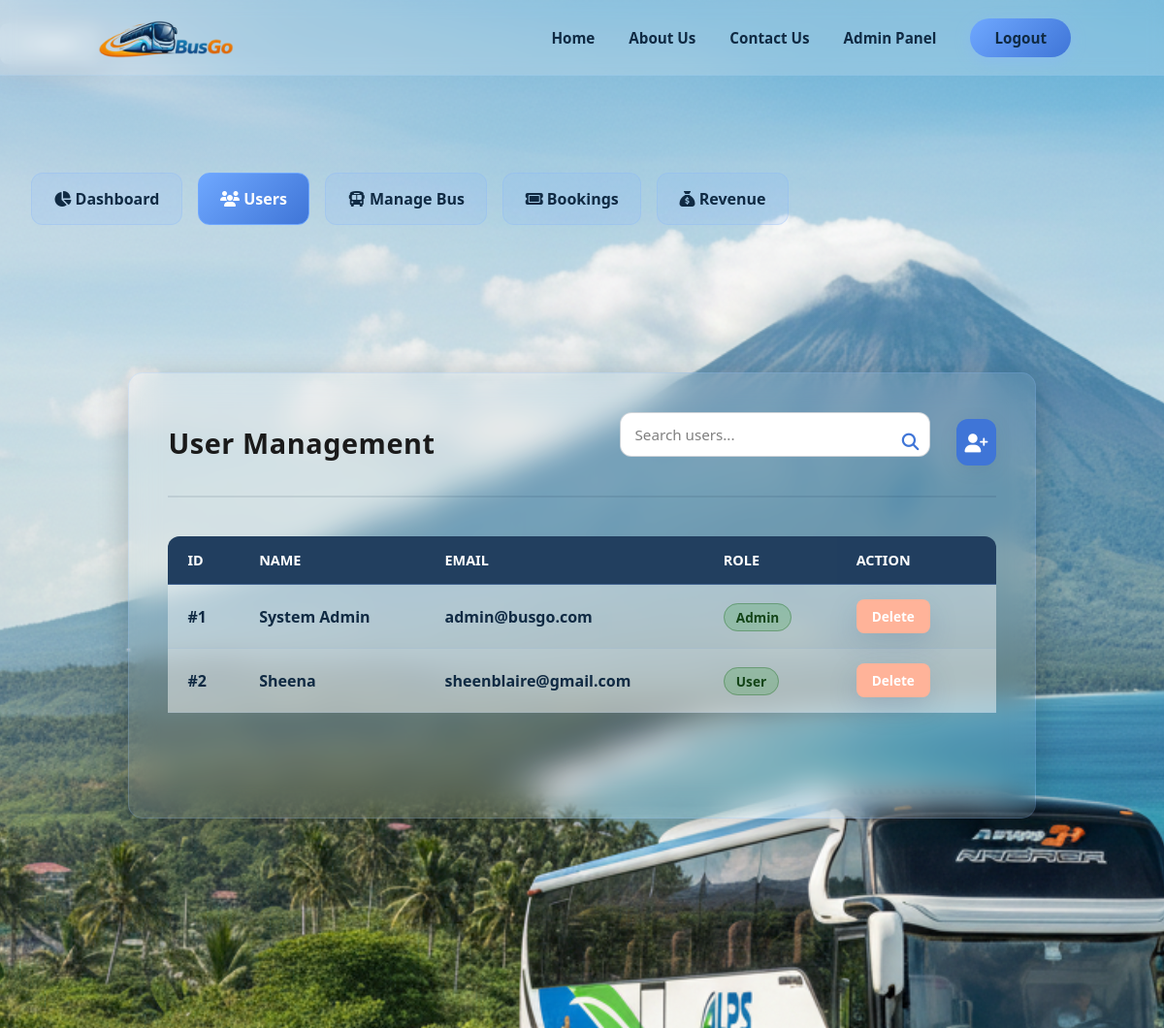
Before: /admin/users (signed in, upper part) with the older database file.
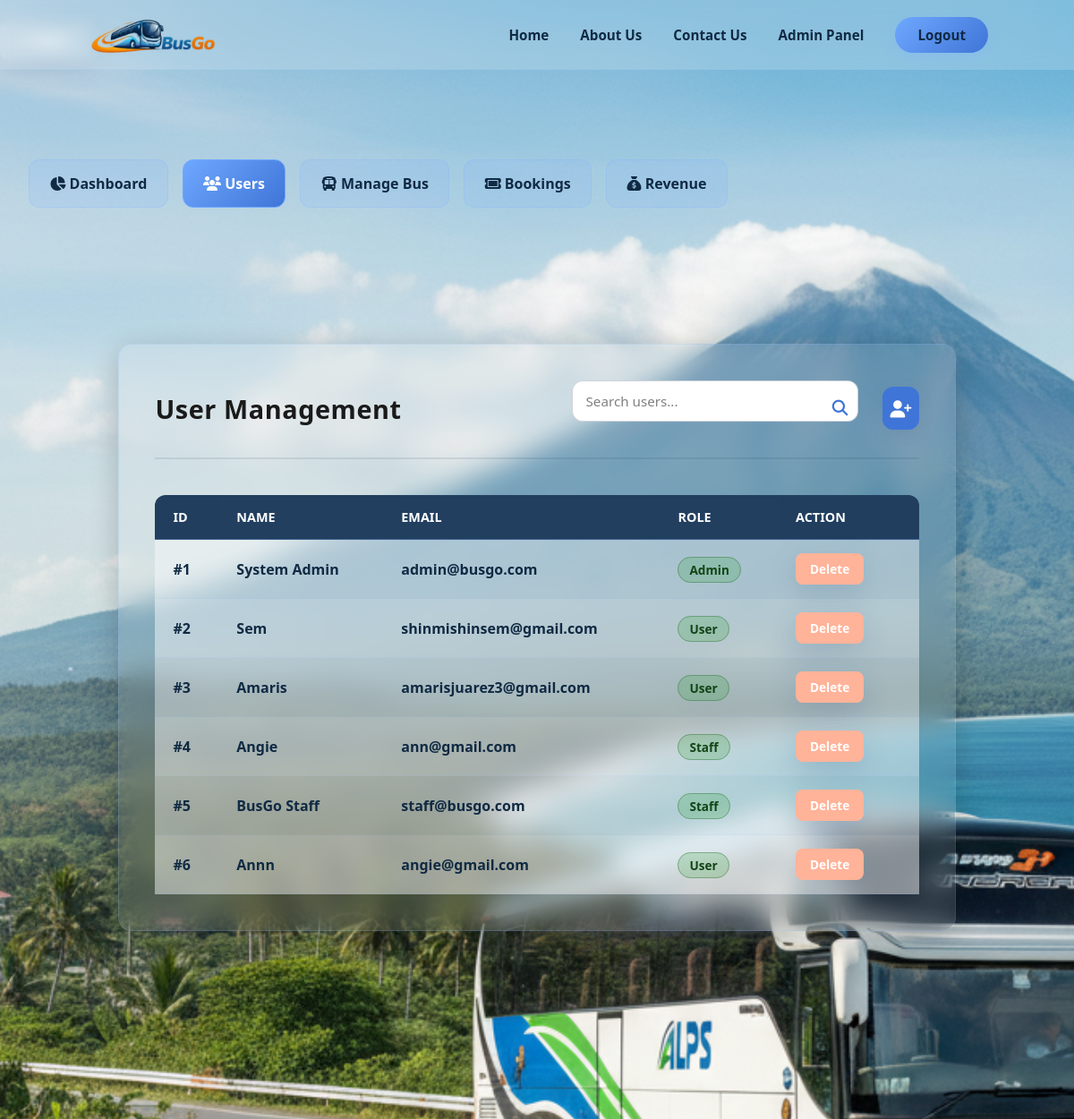
After: the same page with the newer database file.
### tables this page shows
CREATE TABLE users (
            id INTEGER PRIMARY KEY AUTOINCREMENT,
            fullname TEXT NOT NULL,
            email TEXT UNIQUE NOT NULL,
            password TEXT NOT NULL,
            role TEXT NOT NULL DEFAULT 'user'
        , created_at TEXT);

### app.py (the view, shortened to what this page needs)
@app.route("/admin/users", methods=["GET", "POST"])
def admin_users():
    if "user_id" not in session or session.get("role") != "admin":
        return redirect(url_for("home"))
    conn = get_db_connection()
    users = conn.execute(
        "SELECT id, fullname, email, role FROM users"
    ).fetchall()
    conn.close()
    return render_template("admin_users.html", users=users)

### app.py (called while the page is built)
def get_db_connection():
    conn = sqlite3.connect(DATABASE)
    conn.row_factory = sqlite3.Row
    return conn

@app.context_processor
def inject_user_info():
    return dict(
        user_role=session.get("role"),
        user_name=session.get("fullname")
    )

### templates/admin_users.html (shortened to what this page needs)
{% extends "base.html" %}
{% block content %}
<div class="admin-wrapper">
    <div class="admin-content">
        <div class="admin-topnav">
            <a href="{{ url_for('admin_dashboard') }}" class="{% if request.endpoint == 'admin_dashboard' %}active{% endif %}">
                <i class="fa-solid fa-chart-pie"></i> Dashboard
            </a>
            <a href="{{ url_for('admin_users') }}" class="{% if request.endpoint == 'admin_users' %}active{% endif %}">
                <i class="fa-solid fa-users"></i> Users
            </a>
            <a href="{{ url_for('admin_buses') }}" class="{% if request.endpoint == 'admin_buses' %}active{% endif %}">
                <i class="fa-solid fa-bus"></i> Manage Bus
            </a>
            <a href="{{ url_for('admin_bookings') }}" class="{% if request.endpoint == 'admin_bookings' %}active{% endif %}">
                <i class="fa-solid fa-ticket"></i> Bookings
            </a>
            <a href="{{ url_for('admin_revenue') }}" class="{% if request.endpoint == 'admin_revenue' %}active{% endif %}">
                <i class="fa-solid fa-sack-dollar"></i> Revenue
            </a>
        </div>
        <main class="schedule-main">
            <div class="schedule-container glass-card user-panel-page" style="width: 98%; max-width: 1800px; padding: 2.5rem;">
                <header class="content-header" style="display: flex; justify-content: space-between; align-items: center; margin-bottom: 2.5rem; width: 100%; border-bottom: 2px solid rgba(16, 42, 67, 0.1); padding-bottom: 1.5rem;">
                    <h2 class="section-heading" style="margin: 0; color: var(--dark-text); font-size: 1.8rem; font-weight: 800;">User Management</h2>
                    <div class="header-actions">
                        <div class="search-wrapper" style="position: relative; margin: 0;">
                            <input id="userSearch" type="text" placeholder="Search users..." class="search-input" style="padding: 12px 45px 12px 15px; width: 320px; border-radius: 12px; background: white; color: var(--dark-text); border: 1px solid rgba(16,42,67,0.2);">
                            <i class="fa-solid fa-magnifying-glass" style="position: absolute; right: 15px; top: 50%; transform: translateY(-50%); color: var(--accent-dark); font-size: 1.1rem;"></i>
                        </div>
                        <button id="addUserBtn" class="add-bus-btn" type="button" aria-label="Add new user" style="border-radius: 12px; width: 48px; height: 48px; background: var(--accent-dark); margin-left: 0.5rem; border: none; color: white;">
                            <i class="fa-solid fa-user-plus"></i>
                        </button>
                    </div>
                </header>
                <table class="admin-table" id="usersTable">
                    <thead style="background: var(--dark-text);">
                        <tr>
                            <th style="color: white; border-radius: 12px 0 0 0;">ID</th>
                            <th style="color: white;">Name</th>
                            <th style="color: white;">Email</th>
                            <th style="color: white;">Role</th>
                            <th style="color: white; border-radius: 0 12px 0 0;">Action</th>
                        </tr>
                    </thead>
                    <tbody style="background: rgba(255,255,255,0.4);">
                        {% for user in users %}
                        <tr style="border-bottom: 1px solid rgba(16,42,67,0.1);">
                            <td style="color: var(--dark-text); font-weight: 700;">#{{ user.id }}</td>
                            <td style="color: var(--dark-text); font-weight: 700;">{{ user.fullname }}</td>
                            <td style="color: var(--dark-text);">{{ user.email }}</td>
                            <td>
                                <span class="status-available" style="padding: 4px 12px; border-radius: 20px; font-size: 0.85rem; text-transform: capitalize;">{{ user.role }}</span>
                            </td>
                            <td>
                                <a href="{{ url_for('delete_user', user_id=user.id) }}" class="cancel-btn" style="padding: 8px 16px; border-radius: 8px; font-size: 0.85rem;" onclick="return confirm('Are you sure you want to delete this user?')">Delete</a>
                            </td>
                        </tr>
                        {% endfor %}
                    </tbody>
                </table>
            </div>
        </main>
    </div>
</div>
{% endblock %}

### templates/base.html (shortened to what this page needs)
<!DOCTYPE html>
<html lang="en">
<head>
    <link rel="stylesheet" href="{{ url_for('static', filename='style.css') }}">
    <link rel="stylesheet" href="https://cdnjs.cloudflare.com/ajax/libs/font-awesome/6.4.0/css/all.min.css">
</head>
<body class="site-wrapper">
    <header class="glass-nav" id="mainNav">
        <img src="{{ url_for('static', filename='images/busgologo.png') }}" alt="Logo" class="logo">
        <nav>
            <ul class="nav-links">
                <li><a href="{{ url_for('home') }}" class="{% if request.endpoint == 'home' %}active{% endif %}">Home</a></li>
                <li><a href="{{ url_for('about') }}" class="{% if request.endpoint == 'about' %}active{% endif %}">About Us</a></li>
                <li><a href="{{ url_for('contact') }}" class="{% if request.endpoint == 'contact' %}active{% endif %}">Contact Us</a></li>
                {% if session.get('user_id') %}
                    {% if session.get('role') == 'admin' %}
                        <li><a href="{{ url_for('admin_dashboard') }}" class="{% if request.endpoint in ['admin_dashboard', 'admin_buses', 'admin_bookings', 'admin_revenue'] %}active{% endif %}">Admin Panel</a></li>
                    {% elif session.get('role') == 'staff' %}
                        <li><a href="{{ url_for('staff_dashboard') }}" class="{% if request.endpoint == 'staff_dashboard' %}active{% endif %}">Staff Panel</a></li>
                    {% elif session.get('role') == 'conductor' %}
                        <li><a href="{{ url_for('conductor_dashboard') }}" class="{% if request.endpoint == 'conductor_dashboard' %}active{% endif %}">Conductor Panel</a></li>
                    {% else %}
                        <li><a href="{{ url_for('schedules') }}" class="{% if request.endpoint == 'schedules' %}active{% endif %}">Book Now</a></li>
                        <li><a href="{{ url_for('user_dashboard') }}" class="{% if request.endpoint == 'user_dashboard' %}active{% endif %}">My Bookings</a></li>
                    {% endif %}
                    <li>
                        <a href="{{ url_for('logout') }}"
                           class="login-btn"
                           onclick="confirmLogout(event)">
                           Logout
                        </a>
                    </li>
                {% endif %}
            </ul>
        </nav>
    </header>
    <div class="page-back-nav">
        {% if request.endpoint != 'home' %}
            <button type="button" class="print-btn back-btn" onclick="handleBackNavigation('{{ back_url|default(url_for('home')) }}')">
                <i class="fa-solid fa-arrow-left"></i> Back
            </button>
        {% endif %}
    </div>
    <div class="main-content">
        {% block content %}{% endblock %}
    </div>
</body>
</html>

Changed rows visible on the page:
changed users id 2: fullname "Sheena" → "Sem"; email "sheenblaire@gmail.com" → "shinmishinsem@gmail.com"
added users: id "3", fullname "Amaris", email "amarisjuarez3@gmail.com", role "User"
added users: id "4", fullname "Angie", email "ann@gmail.com", role "Staff"
added users: id "5", fullname "BusGo Staff", email "staff@busgo.com", role "Staff"
added users: id "6", fullname "Annn", email "angie@gmail.com", role "User"
